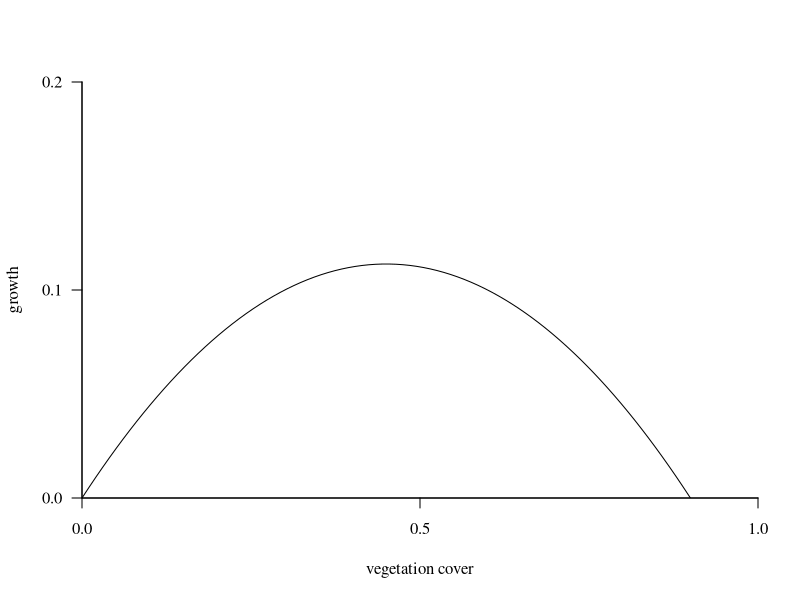
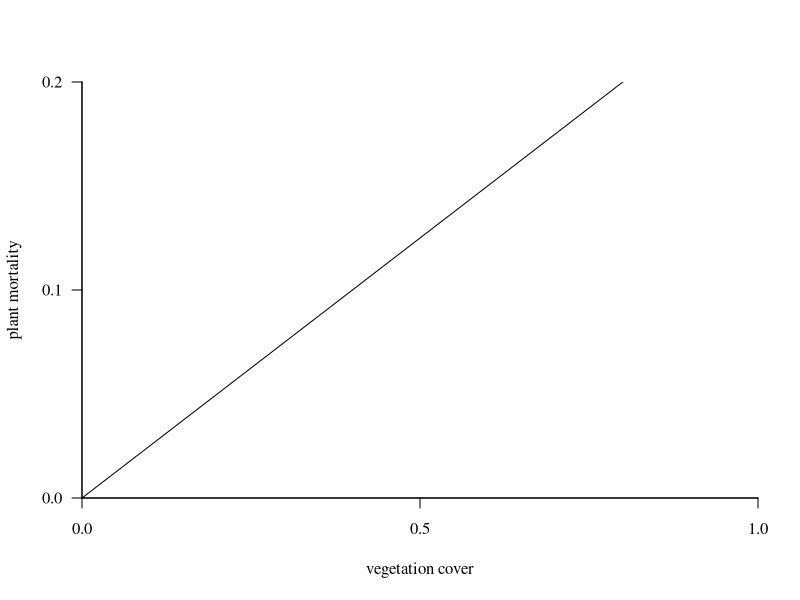
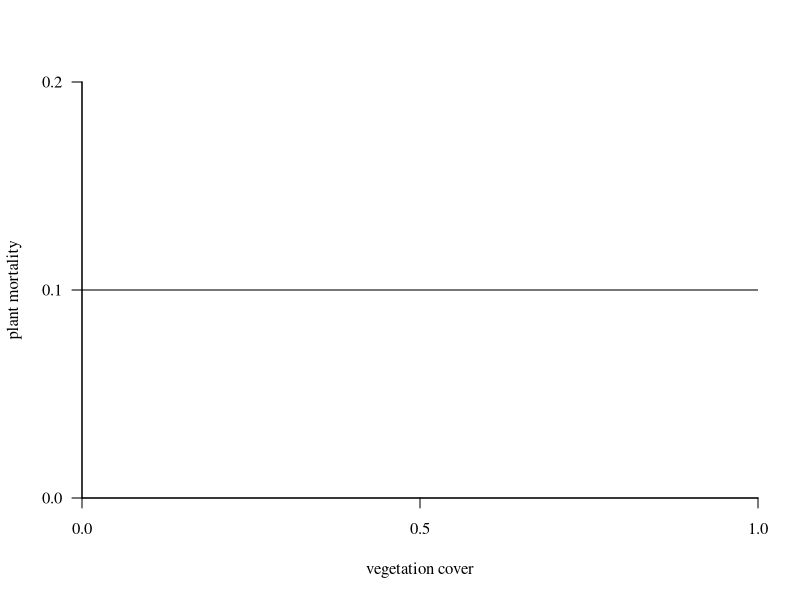
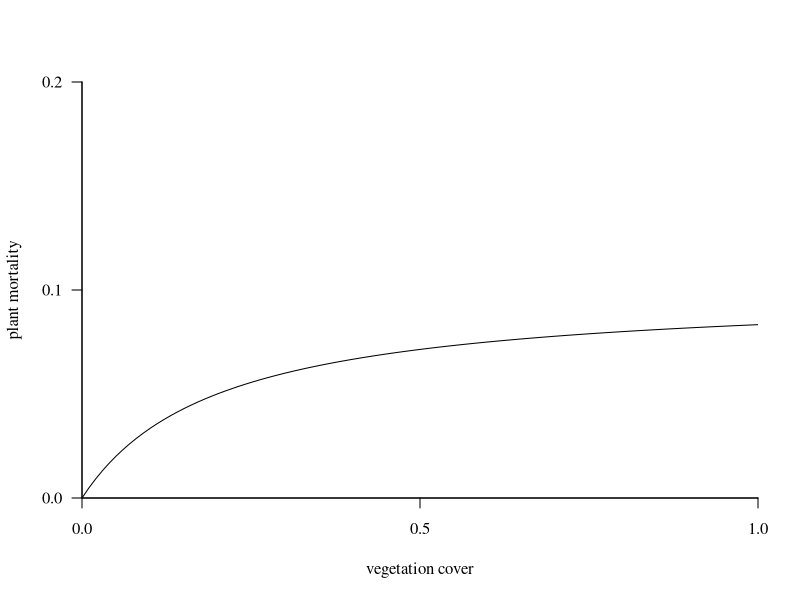
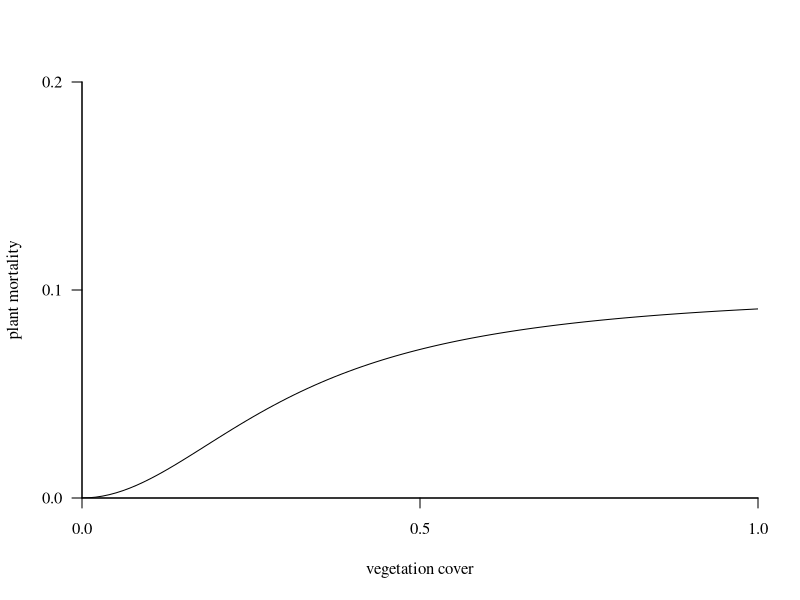
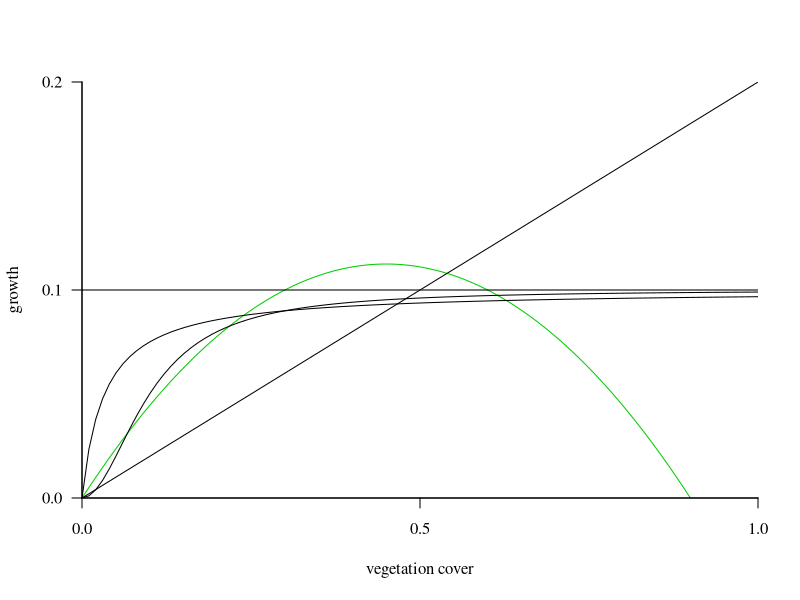
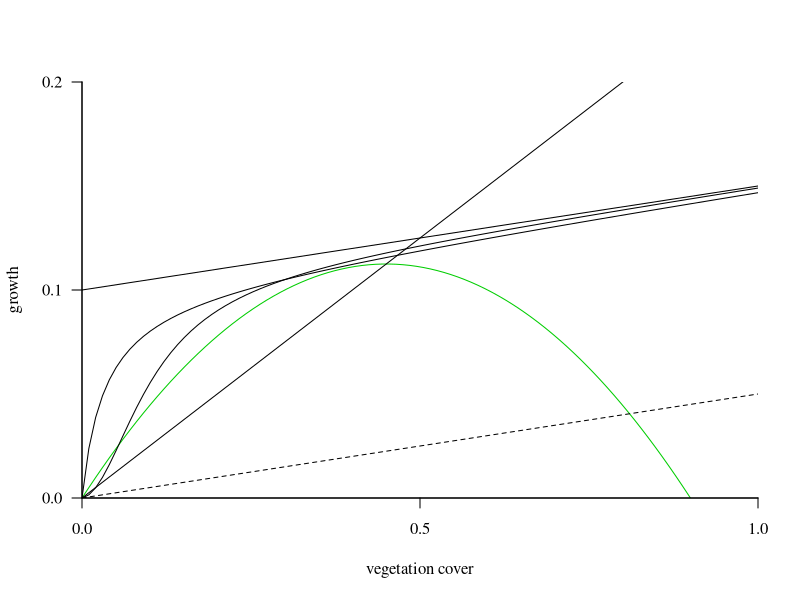

Write the R code that produced these figures, in order.
## ---- chunk 1
# Default plotting function

defplot <- function(...) plot(..., 
            type = "l", 
            bty = "l", cex = 0.7, las = 1, 
            family = "Times",
            xlim = c(0,1), ylim = c(0,0.2), 
            xaxs = "i", yaxs = "i", 
            xaxp = c(0,1,2), yaxp = c(0,0.2,2), 
            xlab = "vegetation cover") 
## ---- chunk 2
G <- function(P, r = 0.5, K = 0.9) r*P*(1-P/K)
rho <- seq(0,1,length = 100)

defplot(rho, G(rho), ylab = "growth")

## ---- chunk 3
C <- function(V, m = 0.25) (m*V)
rho <- seq(0,1,length = 100)

defplot(rho, C(rho), ylab = "plant mortality")

## ---- chunk 4
C <- function(V, m = 0.1) m + V*0
rho <- seq(0,1,length = 100)

defplot(rho, C(rho), ylab = "plant mortality")

## ---- chunk 5
C <- function(V, a = 0.5, h = 10) (a*V)/(1+a*h*V)
rho <- seq(0,1,length = 100)

defplot(rho, C(rho), ylab = "plant mortality")

## ---- chunk 6
C <- function(V, a = 1, h = 10, q = 1) (a*V^(1+q))/(1+a*h*(V^(1+q)) ) 
rho <- seq(0,1,length = 100)

defplot(rho, C(rho), ylab = "plant mortality")

## ---- chunk 7

defplot(rho, G(rho), ylab = "growth", col = "green3")
lines(rho, C(rho, a = 10, q = 1))
lines(rho, rep(0.1, length(rho)))
lines(rho, C(rho, a = 3, q = 0))
lines(rho, C(rho, a = .2, h = 0.00001, q = 0))

## ---- chunk 8

defplot(rho, G(rho), ylab = "growth", col = "green3")
m <- rho*0.05
lines(rho, m, lty = 2)
lines(rho, m+C(rho, a = 10, q = 1))
lines(rho, m+rep(0.1, length(rho)))
lines(rho, m+C(rho, a = 3, q = 0))
lines(rho, m+C(rho, a = .2, h = 0.00001, q = 0))
